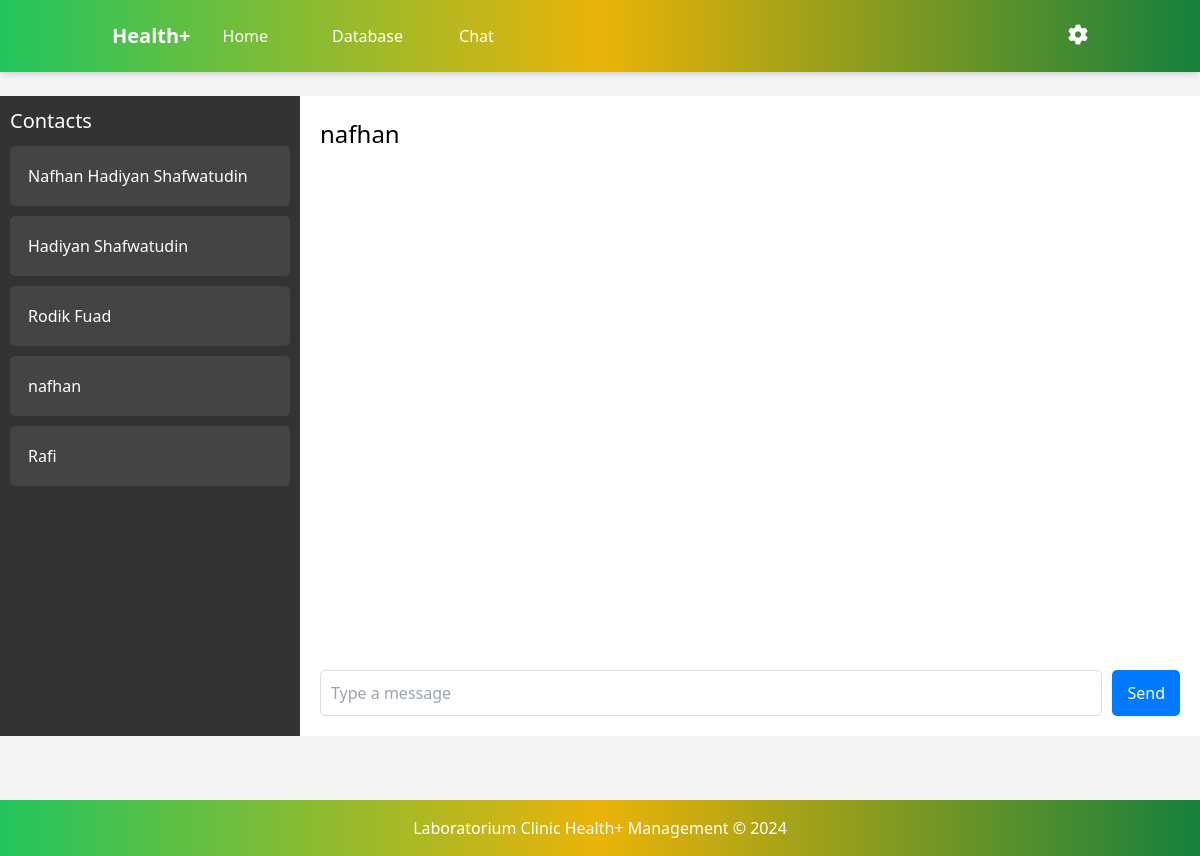
/chat_admin/5 (signed in), run on the app's committed database.
### app/models.py (models this page shows, shortened)
class User(db.Model, UserMixin):
    id = db.Column(db.Integer, primary_key=True)
    username = db.Column(db.String(150), unique=True, nullable=False)
    password = db.Column(db.String(150), nullable=False)

class PersonalData(db.Model):
    id = db.Column(db.Integer, primary_key=True)
    user_id = db.Column(db.Integer, db.ForeignKey('user.id'), unique=True, nullable=False)
    full_name = db.Column(db.String(100), nullable=False)
    nik = db.Column(db.String(20), nullable=False)
    domicile = db.Column(db.String(100), nullable=False)
    phone = db.Column(db.String(15), nullable=False)
    created_at = db.Column(db.DateTime, default=datetime.utcnow)
    user = db.relationship('User', backref=db.backref('personal_data', uselist=False), lazy=True)
    reservations = db.relationship('Reservation', back_populates='patient', lazy=True)

### app/routes.py (the view, shortened to what this page needs)
@routes.route('/chat_admin', methods=['GET', 'POST'])
@routes.route('/chat_admin/<int:patient_id>', methods=['GET', 'POST'])
def chat_admin(patient_id=None):
    admin_user = User.query.filter_by(username='admin').first()
    if patient_id is None:
        first_patient = User.query.first()
        if first_patient:
            return redirect(url_for('routes.chat_admin', patient_id=first_patient.id))
    selected_patient = User.query.get_or_404(patient_id)
    messages = db.session.query(
        Chat.id,
        Chat.sender_id,
        Chat.receiver_id,
        Chat.message,
        Chat.timestamp,
        Chat.is_read,
        PersonalData.full_name
    ).join(
        PersonalData,
        (Chat.sender_id == PersonalData.user_id) | (Chat.receiver_id == PersonalData.user_id)
    ).filter(
        ((Chat.sender_id == current_user.id) & (Chat.receiver_id == patient_id)) |
        ((Chat.sender_id == patient_id) & (Chat.receiver_id == current_user.id))
    ).all()
    unread_messages = Chat.query.filter_by(receiver_id=current_user.id, sender_id=patient_id, is_read=False).all()
    for msg in unread_messages:
        msg.is_read = True
    db.session.commit()
    users = User.query.filter(User.username != 'admin').all()
    new_messages = len(messages) > 0
    return render_template('chat_admin.html', messages=messages, selected_patient=selected_patient, users=users, admin_user=admin_user, new_messages=new_messages)

### templates/chat_admin.html (shortened to what this page needs)
{% extends 'base_admin.html' %}
{% block content %}
<div class="chat-container">
    <header class="bg-gradient-to-r from-green-500 via-yellow-500 to-green-700 text-white  shadow-md py-4 fixed w-full top-0 z-10">
        <div class="container mx-auto flex justify-between items-center px-6 space-x-8">
            <div class="flex items-center space-x-8">
                <a href="{{ url_for('routes.home_admin') }}" class="font-bold text-xl whitespace-nowrap">Health+</a>
                <nav class="flex space-x-6 items-center">
                    <a href="{{ url_for('routes.home_admin') }}" class="hover:underline">Home</a>
                        <a href="{{ url_for('routes.database') }}" class="block px-4 py-2 hover:bg-blue-100 hover:underline">Database</a>
                    <a href="{{ url_for('routes.chat_admin') }}" class="block px-4 py-2 hover:bg-blue-100 hover:underline">Chat</a>
                </nav>
            </div>
            <div class="relative">
                <button id="settingsButton" class="focus:outline-none">
                  <i id="settingsIcon" class="fa fa-cog text-xl cursor-pointer"></i>
                </button>
              </div>
        </div>
    </header>
    <div class="sidebar">
        <h3 class="sidebar-title">Contacts</h3>
        <ul class="contact-list">
            {% for user in users %}
                <li class="contact-item" style="margin-bottom: 10px;">
                    <a href="{{ url_for('routes.chat_admin', patient_id=user.id) }}">
                        <div class="chat-header-box" style=" color: white; padding: 8px; margin: bottom 10px;; ">
                            <h4>{{ user.personal_data.full_name }}</h4>
                        </div>
                    </a>
                </li>
            {% endfor %}
        </ul>
    </div>
    <div class="chat-area">
        <div class="chat-header">
            <h3>{{ selected_patient.personal_data.full_name }}</h3>
        </div>
        <div class="chat-messages" id="chat-messages">
        </div>
        <form action="{{ url_for('routes.chat_admin', patient_id=selected_patient.id) }}" method="POST" class="chat-input">
            <input type="text" name="message" placeholder="Type a message" required>
            <button type="submit" id="chat-form">Send</button>
        </form>
    </div>
</div>
{% endblock %}

### data on the page
User: personal_data.full_name "Nafhan Hadiyan Shafwatudin"
User: personal_data.full_name "Hadiyan Shafwatudin"
User: personal_data.full_name "Rodik Fuad"
User: personal_data.full_name "nafhan"
User: personal_data.full_name "Rafi"
PersonalData: personal_data.full_name "nafhan"
